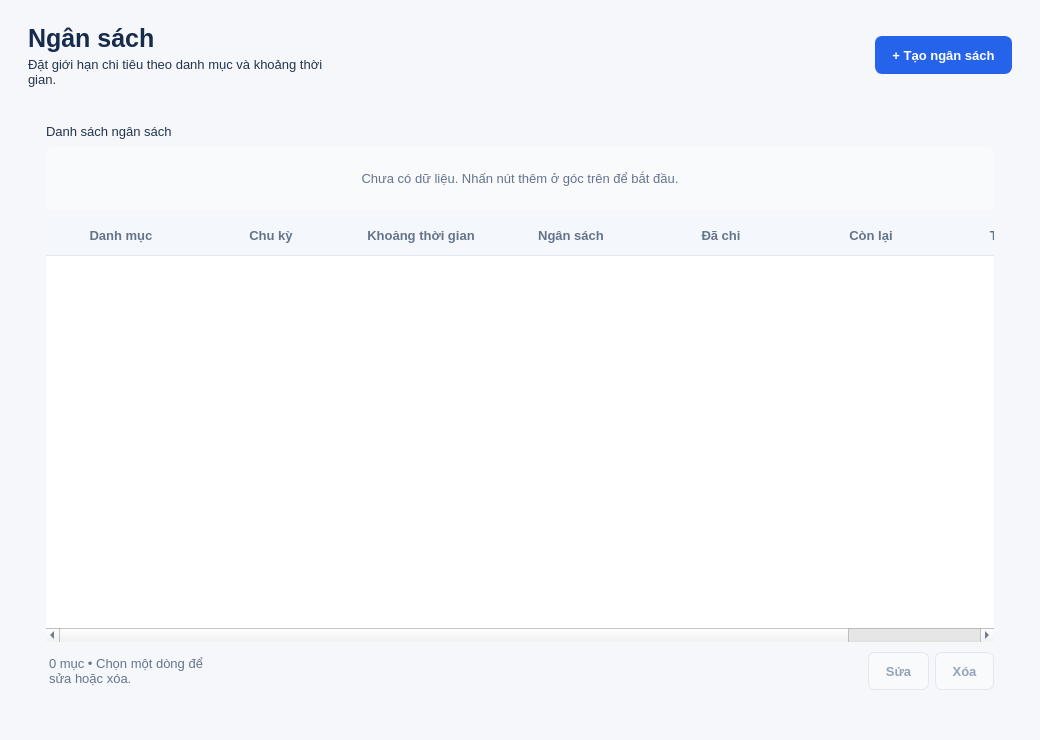
<?xml version="1.0" encoding="utf-8"?>
<ui version="4.0">
 <class>BudgetPage</class>
 <widget class="QWidget" name="BudgetPage">
  <property name="geometry">
   <rect>
    <x>0</x>
    <y>0</y>
    <width>1040</width>
    <height>740</height>
   </rect>
  </property>
  <property name="styleSheet">
   <string>QWidget { color: #24344b; font-family: "Segoe UI"; font-size: 13px; }
QLabel { background: transparent; border: none; }
QLabel[styleRole="muted"], QLabel#dateLabel, QLabel#summaryCaption { color: #64748b; }
QLabel#pageTitle, QLabel#formTitle { font-size: 25px; font-weight: 700; color: #172b4d; }
QLabel[styleRole="section"] { font-size: 15px; font-weight: 600; color: #24344b; }
QLabel#statusLabel { color: #64748b; padding: 8px 0; }
QLabel#emptyLabel { color: #64748b; padding: 24px; background: #f8fafc; border-radius: 8px; }
QLabel#errorLabel, QLabel#messageLabel { color: #b42318; }
QFrame[styleRole="card"] { background: white; border: 1px solid #e2e8f0; border-radius: 12px; }
QPushButton { background: white; color: #334155; border: 1px solid #cbd5e1; border-radius: 7px; padding: 8px 16px; min-height: 20px; font-weight: 600; }
QPushButton:hover { background: #f1f5fb; border-color: #94a3b8; }
QPushButton:pressed { background: #e2e8f0; }
QPushButton:focus { border: 1px solid #2563eb; }
QPushButton:disabled { background: #f8fafc; color: #94a3b8; border-color: #e2e8f0; }
QPushButton#addButton, QPushButton#loginButton, QPushButton:default { background: #2563eb; color: white; border-color: #2563eb; }
QPushButton#addButton:hover, QPushButton#loginButton:hover, QPushButton:default:hover { background: #1d4ed8; border-color: #1d4ed8; }
QPushButton#deleteButton:enabled { color: #b42318; border-color: #f2c6c2; }
QPushButton#deleteButton:enabled:hover { background: #fff1f0; }
QLineEdit, QComboBox, QDateEdit, QDoubleSpinBox, QTextEdit { background: white; border: 1px solid #cbd5e1; border-radius: 6px; padding: 7px 10px; min-height: 20px; selection-background-color: #dbeafe; selection-color: #172b4d; }
QComboBox, QDateEdit, QDoubleSpinBox { padding-right: 22px; }
QLineEdit:focus, QComboBox:focus, QDateEdit:focus, QDoubleSpinBox:focus, QTextEdit:focus { border-color: #2563eb; }
QLineEdit:disabled, QComboBox:disabled, QDoubleSpinBox:disabled { color: #64748b; background: #f1f5f9; }
QCheckBox { spacing: 8px; }
QTableWidget { background: white; alternate-background-color: #f8fafc; border: none; selection-background-color: #e8f0ff; selection-color: #173b79; outline: 0; }
QTableWidget::item { padding: 6px; border-bottom: 1px solid #edf1f6; }
QTableWidget::item:selected { background: #e8f0ff; color: #173b79; }
QHeaderView::section { background: #f4f7fb; color: #64748b; padding: 10px 7px; border: none; border-bottom: 1px solid #e2e8f0; font-weight: 600; }
QTableCornerButton::section { background: #f4f7fb; border: none; }
QProgressBar { background: #e8eef8; border: none; border-radius: 6px; min-height: 22px; text-align: center; color: #173b79; }
QProgressBar::chunk { background: #93b9ff; border-radius: 6px; }
QToolTip { color: #24344b; background: white; border: 1px solid #cbd5e1; padding: 5px; }
QWidget#BudgetPage { background: #f5f7fb; }</string>
  </property>
  <layout class="QVBoxLayout" name="rootLayout">
   <property name="spacing">
    <number>16</number>
   </property>
   <property name="leftMargin">
    <number>28</number>
   </property>
   <property name="topMargin">
    <number>24</number>
   </property>
   <property name="rightMargin">
    <number>28</number>
   </property>
   <property name="bottomMargin">
    <number>28</number>
   </property>
   <item>
    <layout class="QHBoxLayout" name="headerLayout">
     <item>
      <layout class="QVBoxLayout" name="headingLayout">
       <property name="spacing">
        <number>4</number>
       </property>
       <item>
        <widget class="QLabel" name="pageTitle">
         <property name="text">
          <string>Ngân sách</string>
         </property>
        </widget>
       </item>
       <item>
        <widget class="QLabel" name="pageSubtitle">
         <property name="styleRole" stdset="0">
          <string>muted</string>
         </property>
         <property name="wordWrap">
          <bool>true</bool>
         </property>
         <property name="text">
          <string>Đặt giới hạn chi tiêu theo danh mục và khoảng thời gian.</string>
         </property>
        </widget>
       </item>
      </layout>
     </item>
     <item>
      <spacer name="headerSpacer">
       <property name="orientation">
        <enum>Qt::Horizontal</enum>
       </property>
       <property name="sizeHint">
        <size>
         <width>40</width>
         <height>20</height>
        </size>
       </property>
      </spacer>
     </item>
     <item>
      <widget class="QPushButton" name="addButton">
       <property name="text">
        <string>+ Tạo ngân sách</string>
       </property>
      </widget>
     </item>
    </layout>
   </item>
   <item>
    <widget class="QFrame" name="card">
     <property name="styleRole" stdset="0">
      <string>card</string>
     </property>
     <layout class="QVBoxLayout" name="cardLayout" stretch="0,0,1,0">
      <property name="leftMargin">
       <number>18</number>
      </property>
      <property name="topMargin">
       <number>18</number>
      </property>
      <property name="rightMargin">
       <number>18</number>
      </property>
      <property name="bottomMargin">
       <number>18</number>
      </property>
      <item>
       <layout class="QHBoxLayout" name="actionsLayout">
        <item>
         <widget class="QLabel" name="sectionTitle">
          <property name="styleRole" stdset="0">
           <string>section</string>
          </property>
          <property name="text">
           <string>Danh sách ngân sách</string>
          </property>
         </widget>
        </item>
        <item>
         <spacer name="actionSpacer">
          <property name="orientation">
           <enum>Qt::Horizontal</enum>
          </property>
          <property name="sizeHint">
           <size>
            <width>40</width>
            <height>20</height>
           </size>
          </property>
         </spacer>
        </item>
       </layout>
      </item>
      <item>
       <widget class="QLabel" name="emptyLabel">
        <property name="alignment">
         <set>Qt::AlignCenter</set>
        </property>
        <property name="styleRole" stdset="0">
         <string>muted</string>
        </property>
        <property name="wordWrap">
         <bool>true</bool>
        </property>
        <property name="text">
         <string>Chưa có dữ liệu. Nhấn nút thêm ở góc trên để bắt đầu.</string>
        </property>
       </widget>
      </item>
      <item>
       <widget class="QTableWidget" name="table">
        <attribute name="horizontalHeaderStretchLastSection">
         <bool>false</bool>
        </attribute>
        <property name="columnMinimumWidths" stdset="0">
         <string>125,60,200,110,110,110,135</string>
        </property>
        <property name="columnWeights" stdset="0">
         <string>1,0,1,1,1,1,0</string>
        </property>
        <attribute name="horizontalHeaderHighlightSections">
         <bool>false</bool>
        </attribute>
        <attribute name="verticalHeaderMinimumSectionSize">
         <number>40</number>
        </attribute>
        <attribute name="verticalHeaderDefaultSectionSize">
         <number>44</number>
        </attribute>
        <attribute name="horizontalHeaderDefaultSectionSize">
         <number>150</number>
        </attribute>
        <property name="wordWrap">
         <bool>false</bool>
        </property>
        <property name="alternatingRowColors">
         <bool>false</bool>
        </property>
        <property name="showGrid">
         <bool>false</bool>
        </property>
        <property name="editTriggers">
         <set>QAbstractItemView::NoEditTriggers</set>
        </property>
        <property name="selectionBehavior">
         <enum>QAbstractItemView::SelectRows</enum>
        </property>
        <property name="selectionMode">
         <enum>QAbstractItemView::SingleSelection</enum>
        </property>
        <property name="columnCount">
         <number>7</number>
        </property>
        <attribute name="verticalHeaderVisible">
         <bool>false</bool>
        </attribute>
        <column>
         <property name="text">
          <string>Danh mục</string>
         </property>
        </column>
        <column>
         <property name="text">
          <string>Chu kỳ</string>
         </property>
        </column>
        <column>
         <property name="text">
          <string>Khoảng thời gian</string>
         </property>
        </column>
        <column>
         <property name="text">
          <string>Ngân sách</string>
         </property>
        </column>
        <column>
         <property name="text">
          <string>Đã chi</string>
         </property>
        </column>
        <column>
         <property name="text">
          <string>Còn lại</string>
         </property>
        </column>
        <column>
         <property name="text">
          <string>Trạng thái</string>
         </property>
        </column>
       </widget>
      </item>
      <item>
       <layout class="QHBoxLayout" name="tableFooter">
        <item>
         <widget class="QLabel" name="statusLabel">
          <property name="styleRole" stdset="0">
           <string>muted</string>
          </property>
          <property name="wordWrap">
           <bool>true</bool>
          </property>
          <property name="text">
           <string>0 mục • Chọn một dòng để sửa hoặc xóa.</string>
          </property>
         </widget>
        </item>
        <item>
         <spacer name="footerSpacer">
          <property name="sizeHint">
           <size>
            <width>20</width>
            <height>20</height>
           </size>
          </property>
          <property name="orientation">
           <enum>Qt::Horizontal</enum>
          </property>
         </spacer>
        </item>
        <item>
         <widget class="QPushButton" name="editButton">
          <property name="toolTip">
           <string>Chọn một dòng trong bảng để thực hiện thao tác.</string>
          </property>
          <property name="enabled">
           <bool>false</bool>
          </property>
          <property name="text">
           <string>Sửa</string>
          </property>
         </widget>
        </item>
        <item>
         <widget class="QPushButton" name="deleteButton">
          <property name="toolTip">
           <string>Chọn một dòng trong bảng để thực hiện thao tác.</string>
          </property>
          <property name="enabled">
           <bool>false</bool>
          </property>
          <property name="text">
           <string>Xóa</string>
          </property>
         </widget>
        </item>
       </layout>
      </item>
     </layout>
    </widget>
   </item>
  </layout>
 </widget>
 <resources />
 <connections />
</ui>
